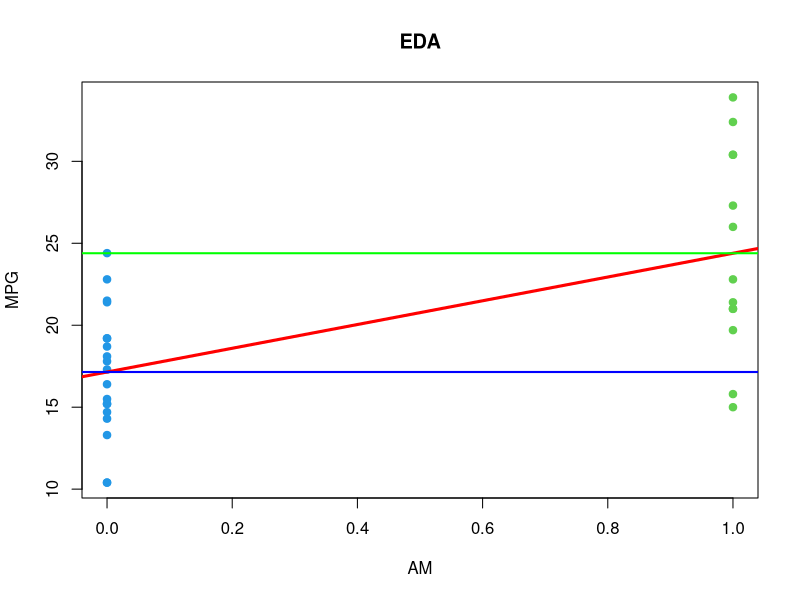
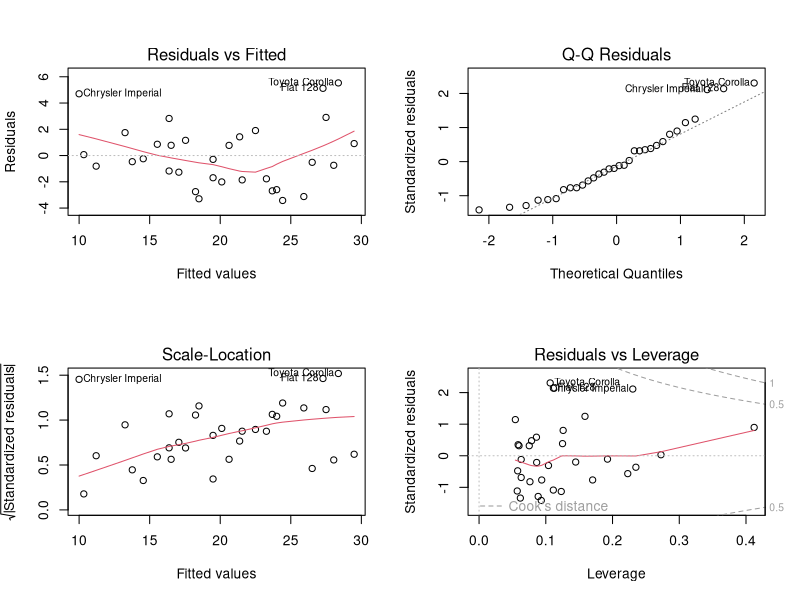

R code for these plots, in order:
## ---- chunk 1
data(mtcars)
?mtcars
head(mtcars)
## ---- chunk 2
plot(mtcars$am, mtcars$mpg, col = 3 + (mtcars$am == 0), pch = 19, main = "EDA", xlab = "AM", ylab = "MPG")
abline(lm(mtcars$mpg ~ mtcars$am), lwd = 3, col = "red")
abline(h = mean(mtcars$mpg[mtcars$am == 0]), lwd = 2, col = "blue")
abline(h = mean(mtcars$mpg[mtcars$am == 1]), lwd = 2, col = "green")
## ---- chunk 3
summary(lm(mpg ~ am, data = mtcars))
## ---- chunk 4
sort.cor <- sort(abs(cor(mtcars)[1, ]), decreasing = TRUE)
sort.cor
## ---- chunk 5
cor(mtcars)[c(6, 2, 3, 4, 9), c(6, 2, 3, 4, 9)]
## ---- chunk 6
fit1 <- lm(mpg ~ am, data = mtcars)
fit2 <- lm(mpg ~ am + wt, data = mtcars)
fit3 <- lm(mpg ~ am + wt + hp, data = mtcars)
anova(fit1, fit2, fit3)
## ---- chunk 7
summary(fit3)
## ---- chunk 8
par(mfrow = c(2, 2))
plot(fit3)
